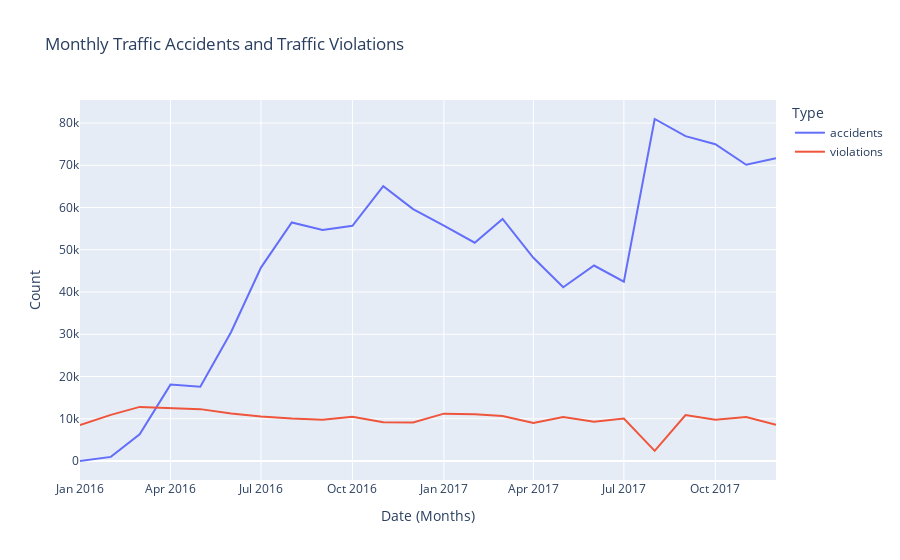

Source (notebook cell):
### Markdown cell above
### The Drivers

### Code cell
df_violations = pd.read_csv('../resources/traffic_violations_filtered.csv')
df_accidents = pd.read_csv('../resources/us_accidents.csv')

# Convert the date columns to datetime
df_accidents['date'] = pd.to_datetime(df_accidents['Start_Time'])
df_violations['date'] = pd.to_datetime(df_violations['Date Of Stop'])

# Extract year and month, and aggregate by month
df_accidents['month'] = df_accidents['date'].dt.to_period('M')
df_violations['month'] = df_violations['date'].dt.to_period('M')

accidents_per_month = df_accidents.groupby('month').size().reset_index(name='traffic accidents')
violations_per_month = df_violations.groupby('month').size().reset_index(name='traffic violations')

# Merge the aggregated data on the month
df_merged = pd.merge(accidents_per_month, violations_per_month, on='month', how='outer').fillna(0)

# Convert 'month' back to string for plotting
df_merged['month'] = df_merged['month'].astype(str)

# Melt the dataframe for Plotly Express
df_melted = df_merged.melt(id_vars='month', value_vars=['traffic accidents', 'traffic violations'], 
                           var_name='type', value_name='count')

# Create the line plot
fig = px.line(df_melted, x='month', y='count', color='type', 
              labels={'month': 'Date (Months)', 'count': 'Count', 'type': ''},
              title='Monthly Traffic Accidents and Traffic Violations')

# Show the plot
fig.show()

### Figure 1 — Plotly figure (JSON) as saved in the notebook; plotly's stock layout.template omitted (floating-point values rounded to 4 significant figures)
{"data": [{"hovertemplate": "Type=accidents<br>Date (Months)=%{x}<br>Count=%{y}<extra></extra>", "legendgroup": "accidents", "line": {"color": "#636efa", "dash": "solid"}, "marker": {"symbol": "circle"}, "mode": "lines", "name": "accidents", "orientation": "v", "showlegend": true, "type": "scatter", "x": ["2016-01", "2016-02", "2016-03", "2016-04", "2016-05", "2016-06", "2016-07", "2016-08", "2016-09", "2016-10", "2016-11", "2016-12", "2017-01", "2017-02", "2017-03", "2017-04", "2017-05", "2017-06", "2017-07", "2017-08", "2017-09", "2017-10", "2017-11", "2017-12"], "xaxis": "x", "y": [7, 985, 6330, 18088, 17610, 30538, 45780, 56457, 54698, 55669, 65040, 59619, 55713, 51679, 57315, 48115, 41136, 46272, 42459, 80955, 76902, 74975, 70127, 71642], "yaxis": "y"}, {"hovertemplate": "Type=violations<br>Date (Months)=%{x}<br>Count=%{y}<extra></extra>", "legendgroup": "violations", "line": {"color": "#EF553B", "dash": "solid"}, "marker": {"symbol": "circle"}, "mode": "lines", "name": "violations", "orientation": "v", "showlegend": true, "type": "scatter", "x": ["2016-01", "2016-02", "2016-03", "2016-04", "2016-05", "2016-06", "2016-07", "2016-08", "2016-09", "2016-10", "2016-11", "2016-12", "2017-01", "2017-02", "2017-03", "2017-04", "2017-05", "2017-06", "2017-07", "2017-08", "2017-09", "2017-10", "2017-11", "2017-12"], "xaxis": "x", "y": [8497, 10923, 12813, 12516, 12284, 11225, 10546, 10039, 9771, 10504, 9191, 9134, 11212, 11058, 10665, 9007, 10441, 9327, 10042, 2403, 10873, 9760, 10427, 8562], "yaxis": "y"}], "layout": {"legend": {"title": {"text": "Type"}, "tracegroupgap": 0}, "title": {"text": "Monthly Traffic Accidents and Traffic Violations"}, "xaxis": {"anchor": "y", "domain": [0, 1], "title": {"text": "Date (Months)"}}, "yaxis": {"anchor": "x", "domain": [0, 1], "title": {"text": "Count"}}}}
